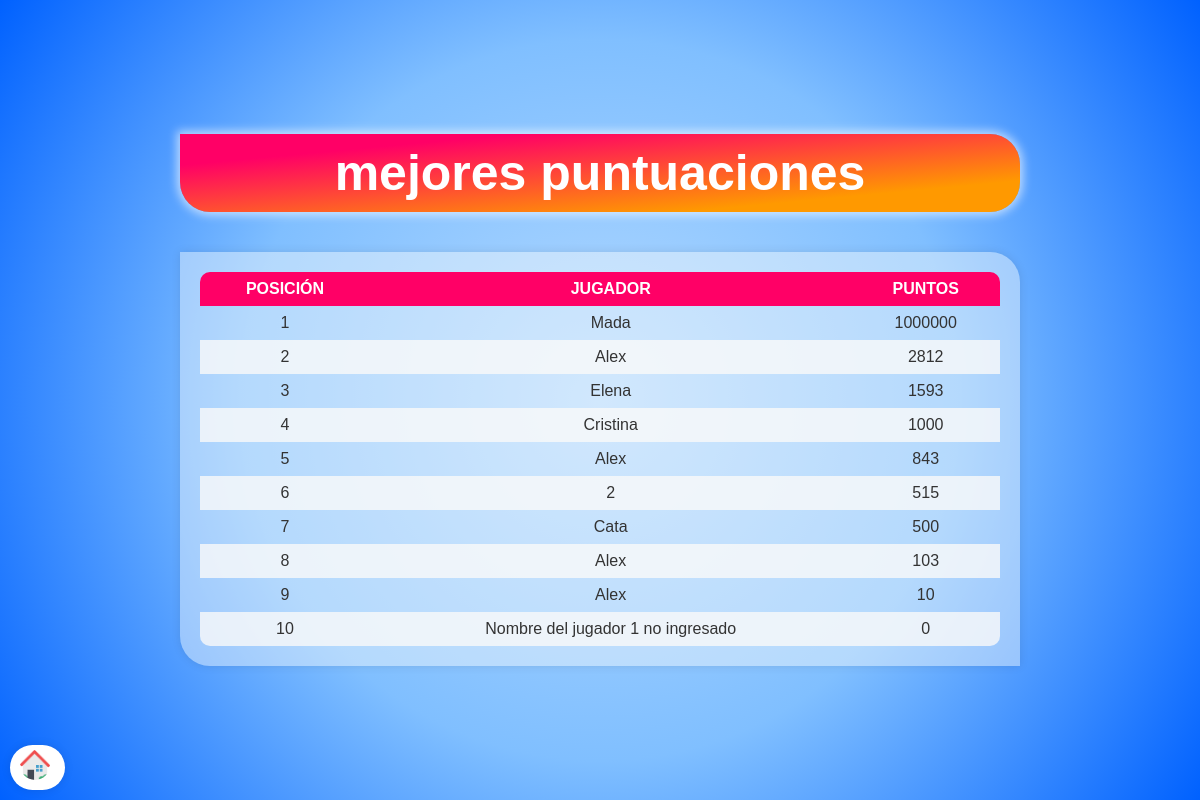
The page /puntuaciones/ on the database its author committed.
### ReCAI_APP/models.py (models this page shows, shortened)
class Puntuaciones(models.Model):
    jugador = models.CharField(max_length=100);
    puntos = models.IntegerField(default=0);

### ReCAI_APP/views.py (the view)
# urls.py: path('puntuaciones/', views.puntuaciones, name='puntuaciones'),
def puntuaciones(request):
    podio_queryset = Puntuaciones.objects.order_by('-puntos')[:10]
    podio = []
    for index, puntuacion in enumerate(podio_queryset, start=1):
        podio.append({
            'posicion': index,
            'jugador': puntuacion.jugador,
            'puntos': puntuacion.puntos
        })
    return render(request, 'puntuaciones.html', {'podio': podio})

### ReCAI_APP/templates/puntuaciones.html (shortened to what this page needs)
{% extends 'base_generic.html' %}
{% load static %}
{%block content %}
<div class="banner">
    <span class="text-juego">mejores puntuaciones</span>
</div>
<div class="puntuaciones">
    <table>
        <thead>
            <tr>
                <th>Posición</th>
                <th>Jugador</th>
                <th>Puntos</th>
            </tr>
        </thead>
        <tbody>
            {% for puntuacion in podio %}
            <tr>
                <td>{{ puntuacion.posicion }}</td>
                <td>{{ puntuacion.jugador }}</td>
                <td>{{ puntuacion.puntos }}</td>
            </tr>
            {% endfor %}
        </tbody>
    </table>
</div>
{% endblock %}

### ReCAI_APP/static/css/styles.css (style rules this page uses)
body { font-family: 'Gill Sans', 'Gill Sans MT', Calibri, 'Trebuchet MS', sans-serif; margin: 0; padding: 0; background-size: cover; background-position: center; background-color: #f5f5f5; color: #333; height: 100vh; overflow: hidden; display: flex; justify-content: center; align-items: center; }
body { background: radial-gradient(circle at center, #b3d9ff 0%, #80bfff 50%, #0061ff 100%); background: -webkit-radial-gradient(circle at center, #b3d9ff 0%, #80bfff 50%, #0061ff 100%); background: -moz-radial-gradient(circle at center, #b3d9ff 0%, #80bfff 50%, #0061ff 100%); background: -o-radial-gradient(circle at center, #b3d9ff 0%, #80bfff 50%, #0061ff 100%); font-family: 'Gill Sans', 'Gill Sans MT', Calibri, 'Trebuchet MS', sans-serif; }
.banner { text-align: center; }
.text-juego { display: block; font-size: 50px; font-weight: bold; color: white; padding: 10px 40px; border-radius: 0 30px 30px 30px; background: linear-gradient(to bottom right, #f06 20%, #f90 80%); box-shadow: 0 0 10px 3px rgba(255, 255, 255, 0.6); margin-bottom: 40px; }
.puntuaciones { width: 800px; height: auto; margin: 0 auto; padding: 20px; box-shadow: 0 0 10px rgba(0, 0, 0, 0.1); background-color: #f9fafb6e; border-radius: 0 30px 0 30px; }
table { width: 100%; border-collapse: collapse; border-radius: 10px; overflow: hidden; }
thead { background-color: #f06; text-transform: uppercase; font-weight: bold; color: #ffffff; }
th, td { text-align: center; padding: 8px; border-bottom: none; }
tr:nth-child(even) { background-color: #fafafacc; }

### rows shown on the page
Puntuaciones: jugador "Mada"
Puntuaciones: jugador "Alex"
Puntuaciones: jugador "Elena"
Puntuaciones: jugador "Cristina"
Puntuaciones: jugador "Alex"
Puntuaciones: jugador "Cata"
Puntuaciones: jugador "Alex"
Puntuaciones: jugador "Alex"
Puntuaciones: jugador "Nombre del jugador 1 no ingresado"

### other values the page prints
{{ puntuacion.posicion }} "1" "2" "3" "4" "5" "6" "7" "8" "9" "10"
{{ puntuacion.puntos }} "1000000" "2812" "1593" "1000" "843" "515" "500" "103" "10" "0"
{{ puntuacion.jugador }} "2"
